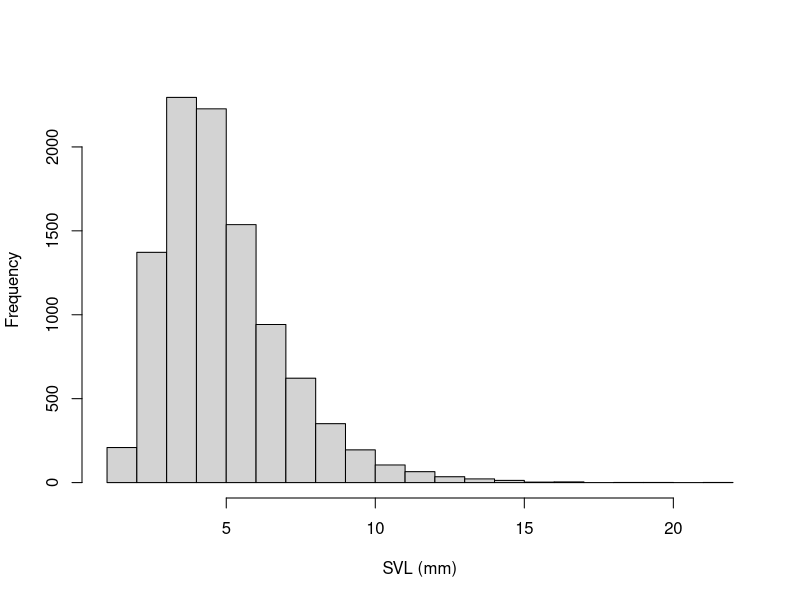
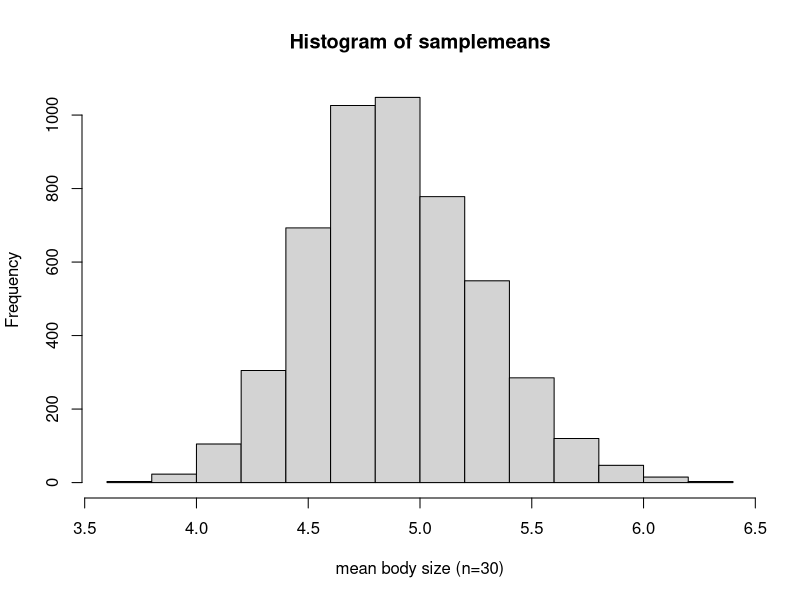
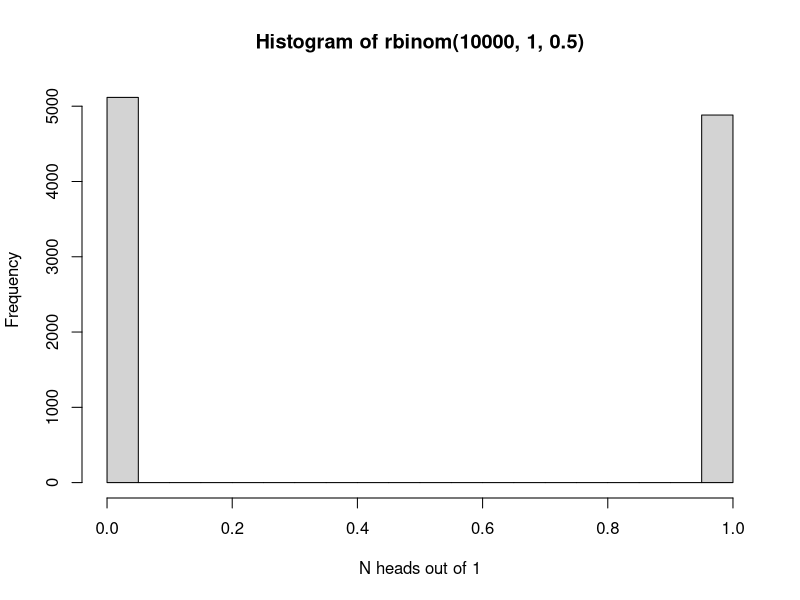
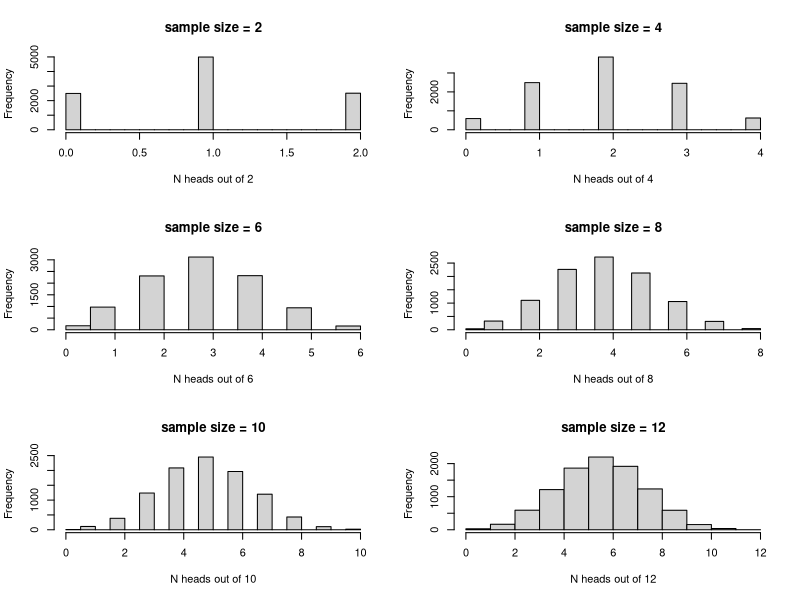
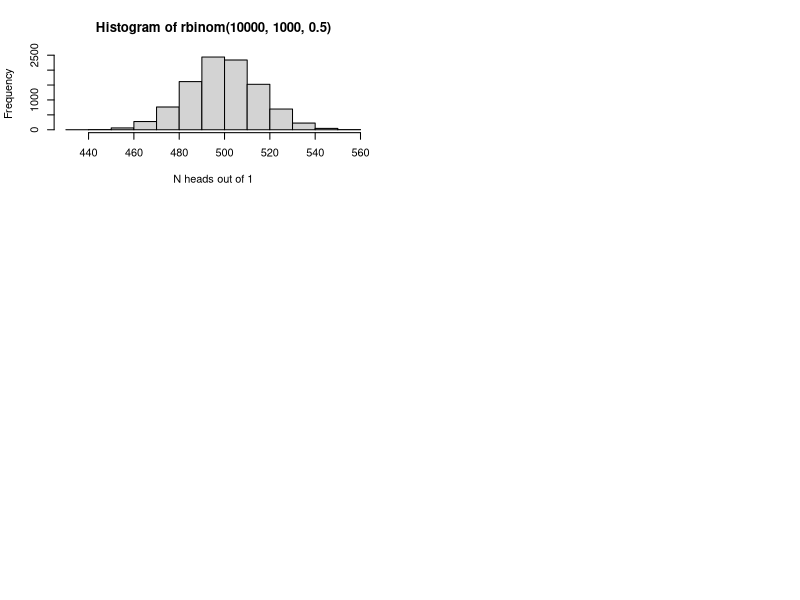
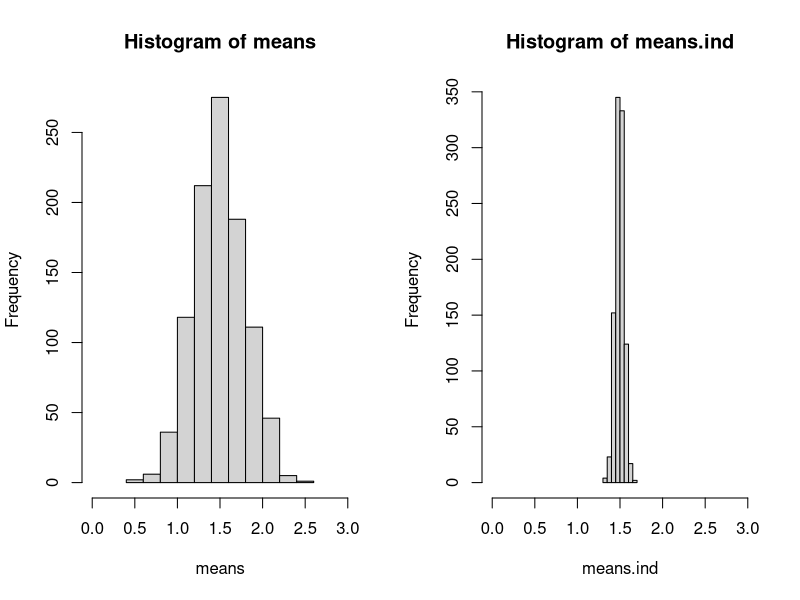
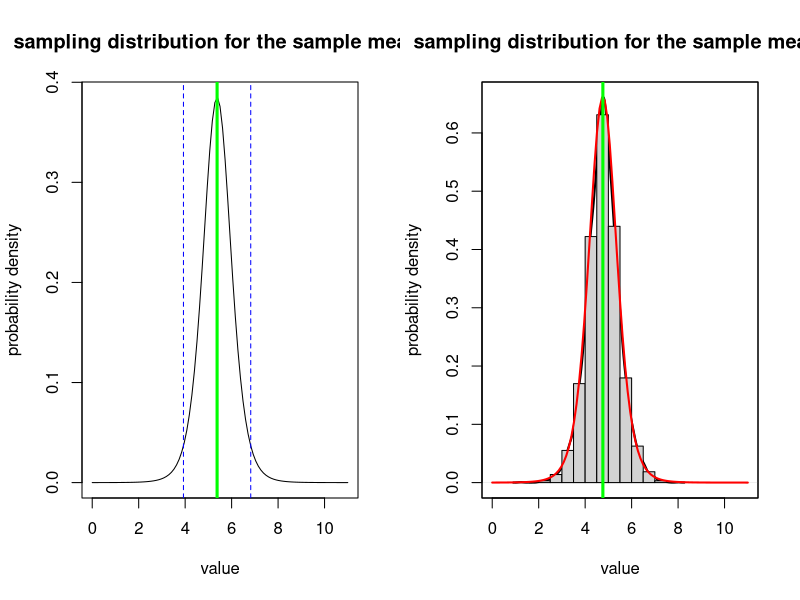
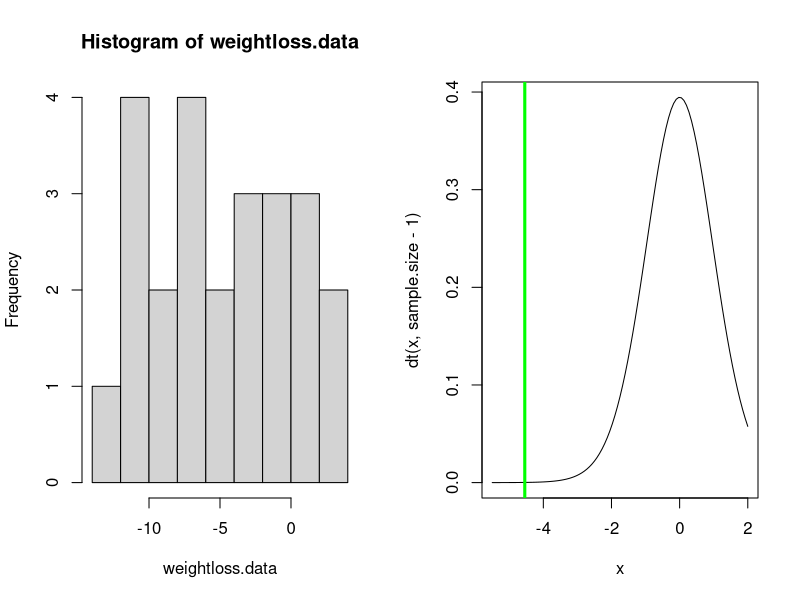

The R script that drew these images, in order:

############################################################
####                                                    ####  
####  NRES 710, Lecture 1                               ####
####                                                    ####
####  Kevin Shoemaker and Ben Sullivan                  #### 
####  University of Nevada, Reno                        ####
####                                                    #### 
############################################################


############################################################
####  Basic Concepts of Probability and statistics      ####
############################################################



#### ALL FROGS IN CA

allfrogs.bodysize <- rlnorm(10000,1.5,0.4)        # statistical 'population'
hist(allfrogs.bodysize,main="",xlab="SVL (mm)")   # plot out histogram

truemean_SVL <- mean(allfrogs.bodysize)           # the 'parameter'
truemean_SVL 


mysample <- sample(allfrogs.bodysize,10)    # take sample of size 10 (10 frogs measured)
mean(mysample)   # compute the sample mean



mysample <- sample(allfrogs.bodysize,20)    # take sample of size 20 (20 frogs measured)
mean(mysample)   # compute the sample mean



lotsofsamples <- list()

for(s in 1:5000){
  lotsofsamples[[paste0("sample",s)]] <- sample(allfrogs.bodysize,30)    # take sample of size 30 (20 frogs measured)
}

lotsofsamples$sample1
lotsofsamples$sample99
lotsofsamples$sample732


samplemeans <- sapply(lotsofsamples,mean)

hist(samplemeans,xlab="mean body size (n=30)")


hist(rbinom(10000,1,.5),xlab="N heads out of 1")

par(mfrow=c(3,2))
for(i in seq(2,12,2)){
   hist(rbinom(10000,i,.5),main=paste0("sample size = ",i),xlab=sprintf("N heads out of %s",i)) 
}


hist(rbinom(10000,1000,.5),xlab="N heads out of 1")


# pseudoreplication demonstration

meansize.allfrogs <- 1.5    # population mean 
sdsize.allfrogs <- 0.5     # population sd
sdsize.amongpond <- 0.44   # standard deviation among ponds 

nponds <- 5000   # total number of ponds in the population
nfrogs.perpond <- 1000    # 1000 frogs in each pond



pondmeans <- rnorm(nponds,meansize.allfrogs,sdsize.amongpond)
 # hist(pondmeans)
allfrogs <- sapply(pondmeans, function(t) rnorm(nfrogs.perpond,t,sqrt(sdsize.allfrogs^2-sdsize.amongpond^2)) )
rownames(allfrogs) <- paste0("frog",1:(nfrogs.perpond))
colnames(allfrogs) <- paste0("pond",1:nponds)

  # confirm that population mean and standard deviation are as specified
sd(allfrogs)
mean(allfrogs)


nponds.sampled <- 2
nsamp.perpond <- 50 

ponds.sampled <- sample(1:nponds,nponds.sampled)
frogs.sampled <- replicate(nponds.sampled,sample(1:nfrogs.perpond,nsamp.perpond))

thissamp <- sapply(1:nponds.sampled,function(t) allfrogs[frogs.sampled[,t],ponds.sampled[t]])
rownames(thissamp) <- paste0("frog",1:(nsamp.perpond))
colnames(thissamp) <- paste0("pond",1:nponds.sampled)

head(thissamp)


test <- t.test(as.vector(thissamp),mu=1.5,alternative="greater")
test


means <- numeric(1000)
means.ind <- numeric(1000)

ttest <- numeric(1000)
ttest.ind <- numeric(1000)

for(scenario in 1:1000){
  ponds.sampled <- sample(1:nponds,nponds.sampled)
  frogs.sampled <- replicate(nponds.sampled,sample(1:nfrogs.perpond,nsamp.perpond))
  
  thissamp <- sapply(1:nponds.sampled,function(t) allfrogs[frogs.sampled[,t],ponds.sampled[t]])
  thissamp.ind <- matrix(sample(allfrogs,nsamp.perpond*nponds.sampled),ncol=nponds.sampled)
  
  means[scenario] <- mean(thissamp)
  means.ind[scenario] <- mean(thissamp.ind)
  
  test <- t.test(as.vector(thissamp),mu=1.5,alternative="greater")
  test.ind <- t.test(as.vector(thissamp.ind),mu=1.5,alternative="greater")
  
  ttest[scenario] <- test$p.value
  ttest.ind[scenario] <- test.ind$p.value
  
}




layout(matrix(1:2,nrow=1))
hist(means,xlim=c(0,3))
hist(means.ind,xlim=c(0,3))

length(which(ttest<0.05))/1000

length(which(ttest.ind<0.05))/1000


#######
# Sampling distribution: the sample mean

mysample <- c(4.1,3.5,3.7,6.6,8.0,5.4,7.3,4.4)
mysample
n <- length(mysample)    # sample size
sample.mean <- mean(mysample)  # sample mean
sample.stdev <- sd(mysample)   # sample standard deviation (r uses denominator of n-1 by default!)
std.error <- sample.stdev/sqrt(n) 

std.error 


sampdist <- function(x){dt((x-sample.mean)/std.error,n-1)}
curve(sampdist,0,11,ylab="probability density",xlab="value",main="sampling distribution for the sample mean!")
abline(v=sample.mean,col="green",lwd=3)
confint <- c(sample.mean+std.error*qt(0.025,n-1),sample.mean+std.error*qt(0.975,n-1))
abline(v=confint,col="blue",lty=2)


#######
# Sampling distribution: the sample mean #2 (brute force simulation version)

mysample <- c(4.1,1.5,3.7,6.6,8.0,4.5,5.3,4.4)
mysample
n <- length(mysample)    # sample size
sample.mean <- mean(mysample)  # sample mean
sample.stdev <- sd(mysample)   # sample standard deviation (r uses denominator of n-1 by default!)

simulated.samples <- list()
for(s in 1:10000){
  sd1 <- sqrt(sum((sample(mysample,length(mysample)-1,replace = T)-sample.mean)^2)/(length(mysample)-2))  # account for unknown standard deviation
  simulated.samples[[paste0("sample ",s)]] <- rnorm(n,sample.mean,sd1)
}
sampling.distribution <- sapply(simulated.samples,mean)

plot(density(sampling.distribution),xlim=c(0,11),ylab="probability density",xlab="value",main="sampling distribution for the sample mean!",lwd=2)    # plot the brute-force sampling distribution
hist(sampling.distribution,add=T,freq=F)
par(new=T)
curve(sampdist,0,11,xlim=c(0,11),xaxt="n",yaxt="n",xlab="",ylab="",col="red",lwd=2)  # official sampling distribution
abline(v=sample.mean,col="green",lwd=3)




## Paired t-test example:

weightloss.data <- c(-10.4,-11.6,3.9,1.5,-0.3,-3.5 -10.0,-6.7,-6.1,-2.4,-6.0,2.3,0.1,-4.1,-3.2, -11.3,-3.2,-9.3,-7.5,-5.7,-0.1,0.0,-9.8,1.0,-11.9)
hist(weightloss.data,breaks=7)
mean.weightloss <- mean(weightloss.data)
null.weightloss <- 0
stdev.weightloss <- sd(weightloss.data)
sample.size <- length(weightloss.data)
std.error <- stdev.weightloss/sqrt(sample.size)

t.statistic <- (mean.weightloss-null.weightloss)/std.error
t.statistic

curve(dt(x,sample.size-1),-5.5,2)
abline(v=t.statistic,col="green",lwd=3)

t.crit <- qt(0.05,sample.size-1)    # 'critical value' of the t statistic- you can reject the null if your value is more extreme than this!

p=pt(t.statistic,sample.size-1)    # p value
p    # this is the p value


####### Alternative: use R's built in t test

t.test(weightloss.data,alternative = "less")   # should get the same p=value!


### confidence interval for weight loss data

# summary(weightloss.data)
# 
# mean.weightloss    # mean weight loss
# std.error          # standard error of weight loss

curve(dt(x,sample.size),-4,4,xaxt="n",xlab="weight loss",ylab="probability density")
axis(1,at=seq(-4,4,2),labels = round(mean.weightloss+std.error*seq(-4,4,2),1) )
abline(v=0,col="blue",lwd=3)

t.crit <- qt(0.975,sample.size-1)    # for 95% confidence interval

abline(v=-1*t.crit,col="red",lty=2)
abline(v=1*t.crit,col="red",lty=2)

lower.bound <- mean.weightloss - t.crit*std.error
upper.bound <- mean.weightloss + t.crit*std.error

lower.bound

upper.bound


## Chi squared goodness-of-fit example

birthdays.bymonth <- c(40,23,33,39,28,29,45,31,22,34,44,20)
months <- c("Jan","Feb","Mar","Apr","May","Jun","Jul","Aug","Sep","Oct","Nov","Dec")
names(birthdays.bymonth) <- months

sample.size <- sum(birthdays.bymonth)
k = length(birthdays.bymonth)   # number of categories (months)
exp.birthdays.bymonth <- sample.size*rep(1/k,times=k)   # compute the expected number under the null hypothesis.

Chisq.stat <- sum((birthdays.bymonth-exp.birthdays.bymonth)^2/exp.birthdays.bymonth)
Chisq.stat


## View the summary statistic along with its sampling distribution under the null hypothesis

curve(dchisq(x,k-1),0,75)
abline(v=Chisq.stat,col="green",lwd=3)

p <- 1-pchisq(Chisq.stat,k-1)
p


### use R's built in chi squared function

chisq.test(birthdays.bymonth)     # should get the same p value!



## Z test  (Ben Sullivan example)

df <- read.csv("GSW_height.csv")
GSWheight <- df$Height
GSWheight
mean.gsw <- mean(GSWheight)
sd.gsw <- sd(GSWheight) 
sd.pop <- 4
mean.pop <- 79
n <- length(GSWheight)
s.e. <- sd.pop/sqrt(n)

null.height <- mean.pop   # null: GSW are sampled randomly from the pool of all NBA players. They are not fundamentally different!

z.statistic <- (mean.gsw-null.height)/s.e.
z.statistic

curve(dnorm(x),-3,3)    # we assume that the z statistic is normally distributed- standard normal!
abline(v=z.statistic,col="green",lwd=3)

p <- 1-pnorm(z.statistic)    # is the p value enough evidence to tell you that GSW players are taller than the NBA average??
p       

pnorm(z.statistic)


#################
# Discrete probability distributions

mean <- 5
rpois(10,mean)    # note: the random numbers sampled from this distribution have no decimal component

             # plot discrete probabilities of getting particular outcomes!
xvals <- seq(0,15,1)
probs <- dpois(xvals,lambda=mean)
names(probs) <- xvals
               
barplot(probs,ylab="Probability Mass",main="Poisson distribution (discrete)")

barplot(cumsum(probs),ylab="Cumulative Probability",main="Poisson distribution (discrete)")   # cumulative distribution

sum(probs)   # just to make sure it sums to 1!  Does it???


#########
# continuous distributions

shape1 = 0.5
shape2 = 0.5

rbeta(10,shape1,shape2)   # generate 10 random numbers from a continuous distribution

curve(dbeta(x,shape1,shape2),ylab="probability density",xlab="possibilities")   # probability density function (PDF)

curve(pbeta(x,shape1,shape2),ylab="cumulative probability",xlab="possibilities")   # cumulative distribution

integrate(f=dbeta,lower=0,upper=1,shape1=shape1,shape2=shape2)    # just to make sure it integrates to 1!!


# random number generators

rnorm(10)    # generate 10 random numbers from a standard normal distribution
rnorm(5,25,5)  # generate 5 random numbers from a normal distribution with mean=25 and sd=5
rpois(8,18)  # generate 8 random numbers from a poisson distribution with mean=18


## probability density function example 

curve(dt(x,8),-4,4,xlab="possibilities",ylab='relative probability (prob density)')


## probability mass function example 

x <- barplot(sapply(0:10,function(t) dpois(t,2)),xlab="possibilities",ylab='probability')
axis(1,at=x,labels=0:10)


## cumulative distribution function  

    # for continuous distribution
curve(pt(x,df=8),-4,4,xlab="possibilities",ylab='cumulative probability')

    # for discrete distribution
x <- barplot(sapply(0:10,function(t) ppois(t,2)),xlab="possibilities",ylab='cumulative probability')
axis(1,at=x,labels=0:10)


## quantile function  

    # for continuous distribution
curve(qt(x,df=8),0,1,xlab="cumulative probability",ylab='quantile')

    # for discrete distribution
curve(qpois(x,4),0,1,xlab="cumulative probability",ylab='quantile')


##########
# Binomial

size <- 10
prob <- 0.3
rbinom(10,size,prob)

xvals <- seq(0,size,1)
probs <- dbinom(xvals,size,prob)
names(probs) <- xvals
               
barplot(probs,ylab="Probability",main="Binomial distribution")

barplot(cumsum(probs),ylab="Cumulative Probability",main="Binomial distribution")   # cumulative distribution

sum(probs)   # just to make sure it sums to 1!  Does it???


#########
# Gaussian (normal)

mean = 7.1
stdev = 1.9

rnorm(10,mean,stdev)

curve(dnorm(x,mean,stdev),0,15)   # probability density

curve(pnorm(x,mean,stdev),0,15)   # cumulative distribution

integrate(f=dnorm,lower=-Inf,upper=Inf,mean=mean,sd=stdev)    # just to make sure it integrates to 1!!



#########
# t distribution

df = 6

rt(10,df)     # random numbers from the t distribution (not sure why you would ever want this!)

curve(dt(x,df),-4,4)   # probability density

curve(pt(x,df),-4,4)   # cumulative distribution

integrate(f=dt,lower=-Inf,upper=Inf,df=df)    # just to make sure it integrates to 1!!



#########
# Chi-squared distribution

df = 6

rchisq(10,df)     # random numbers from the chi squared distribution

curve(dchisq(x,df),0,15)   # probability density

curve(pchisq(x,df),0,15)   # cumulative distribution

integrate(f=dchisq,lower=0,upper=Inf,df=df)    # just to make sure it integrates to 1!!
